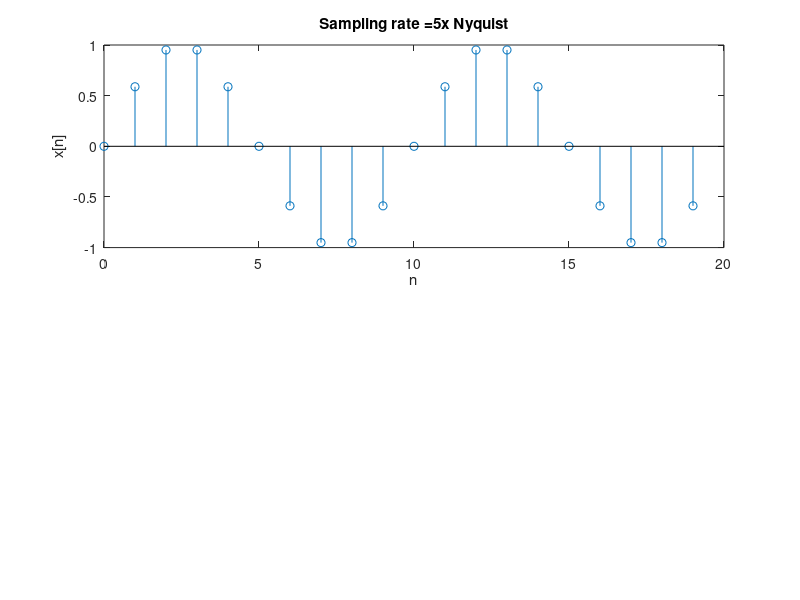

This figure's MATLAB source: (Note: this script raises an error after producing the figure.)
%Lucas Graham
%40249532
%Q1

period = input("Number of periods: ");
step = input("Step size of frequency interval: ");

w = [-period*pi:step:period*pi];
for i = 1:5
    sampling_rate = input("Input the sampling rate: ");
    N = floor(2*sampling_rate);
    n = 0 : (2*N - 1);
    x = sin((2*pi/N)*n);
    
    figure;
    subplot(2,1,1);
    stem(n, x);
    xlabel('n'); ylabel('x[n]'); title(['Sampling rate =', num2str(sampling_rate), 'x Nyquist']);
    ft = dtft(x, w);
    subplot(2,1,2);
    plot(w, abs(ft));
    xlabel('\omega'); ylabel('|X(j\omega)|'); title('Magnitude of DTFT ');
end
